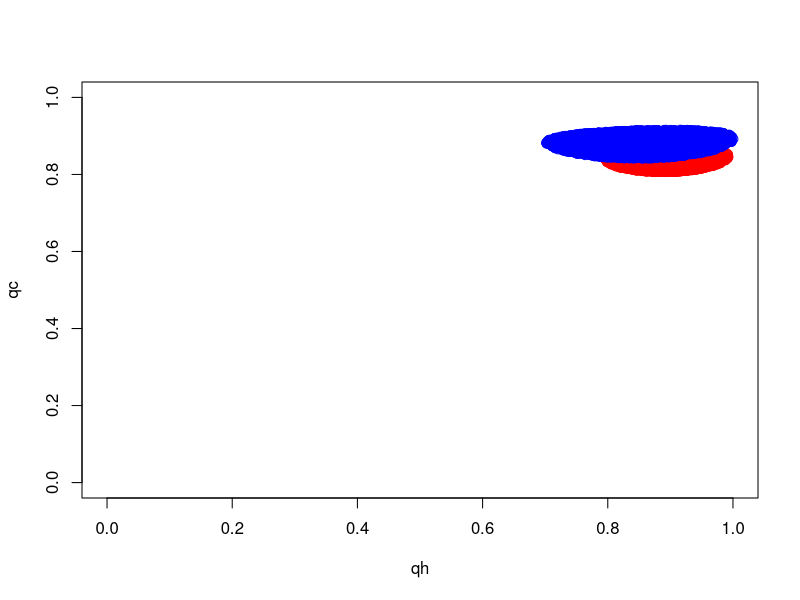
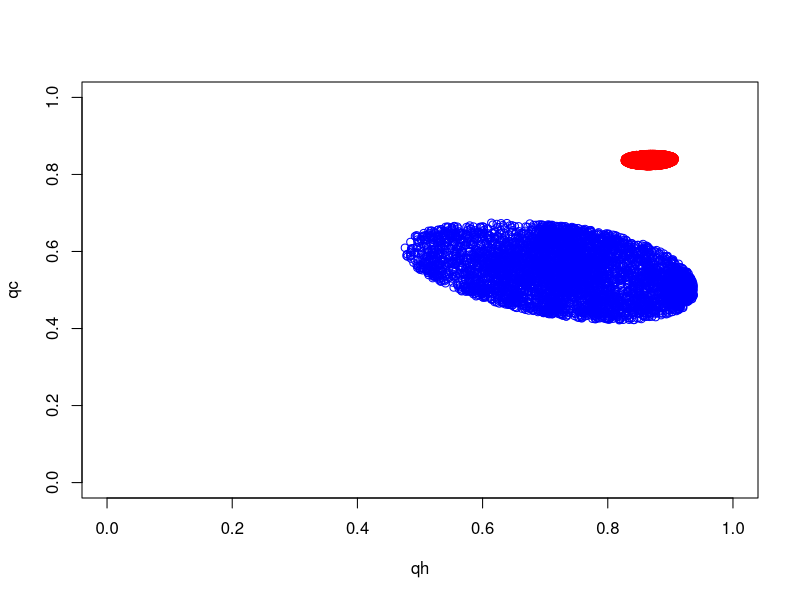

Write the R code that produced these figures, in order.
### Approximate Bayesian Computation for disearse outbreaks
### Shibi He, 10/2019


### Load the data:

A1 = matrix(c(66,87,25,22,4,13,14,15,9,4,0,4,4,9,1,0,0,4,3,1,0,0,0,1,1,0,0,0,0,0), nrow=6, ncol=5, byrow=TRUE)

A2 = matrix(c(44,62,47,38,9,10,13,8,11,5,0,9,2,7,3,0,0,3,5,1,0,0,0,1,0,0,0,0,0,1), nrow=6, ncol=5, byrow=TRUE)

B1 = matrix(c(9,12,18,9,4,1,6,6,4,3,0,2,3,4,0,0,0,1,3,2,0,0,0,0,0,0,0,0,0,0), nrow=6, ncol=5, byrow=TRUE)

B2 = matrix(c(15,12,4,11,17,4,0,21,4,0,0,5), nrow=4, ncol=3, byrow=TRUE)

# Compute the probability of infection
A1 = sweep(A1, 2, colSums(A1), "/")
A2 = sweep(A2, 2, colSums(A2), "/")
B1 = sweep(B1, 2, colSums(B1), "/")
B2 = sweep(B2, 2, colSums(B2), "/")


### ABC SMC Step 1: sample parameters from a prior distribution (population 1)

set.seed(610)


generate_abc_sample = function(observed_data,
                               prior_distribution,
                               data_generating_function,
                               distance,
                               epsilon) {
    while(TRUE) {
        theta = prior_distribution()
        y = data_generating_function(observed_data, theta[1], theta[2])
        if(distance(y, observed_data) < epsilon) {
            return(theta)
        }
    }
}


prior_distribution = function() runif(2)


# data generating function
data_generating_function = function(observed_data, qc, qh){
    Nrow = nrow(observed_data)
    Ncol = ncol(observed_data)
    w = matrix(rep(0, Nrow*Ncol), nrow = Nrow, ncol=Ncol)
    for (s in 1:Ncol){
        for (i in 1:Nrow){
            j = i-1
            if (j > s){
                w[i,s] = 0
            } else if (i == 1){
                w[i,s] = qc^s
            } else if (j < s) {
                w[i,s] = choose(s,j) * w[i,j] * (qc * qh^j)^(s-j)
            } else {
                w[i,s] = 1- (colSums(w)[s]-w[i,s])
            } 
        }
        
    }
    return(w)
}




distance = function(matrix, data){
    dist = sqrt(sum((matrix - data)^2))
    return(dist)
}



### ABC SMC Step 2: write function to generate intermediate distributions
# (population 2 to T-1)

generate_abc_sample2 = function(observed_data, 
                                population,
                                data_generating_function,
                                distance,
                                epsilon) {
    while(TRUE) {
        theta = population[, sample(ncol(population), 1, replace=TRUE)]
        theta[1] = rnorm(1, mean=theta[1], sd=0.01)  # add perturbation
        theta[2] = rnorm(1, mean=theta[2], sd=0.01)
        y = data_generating_function(observed_data, theta[1], theta[2])
        if(distance(y, observed_data) < epsilon) {
            return(theta)
        }
    }
}



### ABC SMC Step 3: generate the final population T

ABC_SMC_sample = function(observed_data){
    epsilon = seq(1, 0.32, -0.04)
    N = 5000
    for (i in 1: length(epsilon)){
        if (i == 1){
            posterior_samples = replicate(n=N, generate_abc_sample(
                observed_data, 
                prior_distribution, 
                data_generating_function, 
                distance, epsilon[i]))
            
        } else{
            posterior_samples = replicate(n=N, generate_abc_sample2(
                observed_data, 
                population = posterior_samples,
                data_generating_function, 
                distance, epsilon[i]))
        }
        
    }
    return(posterior_samples)
}



q_A1 =ABC_SMC_sample(A1)
q_A2 =ABC_SMC_sample(A2)
q_B1 =ABC_SMC_sample(B1)
q_B2 =ABC_SMC_sample(B2)



### Plot the distribution

plot(x = q_A1[2, ], y = q_A1[1, ], type = "p", col = "red", xlim = c(0,1), ylim = c(0,1), xlab = "qh", ylab = "qc")
points(x = q_A2[2, ], y = q_A2[1, ], type = "p", col = "blue", xlim = c(0,1), ylim = c(0,1))

plot(x = q_B1[2, ], y = q_B1[1, ], type = "p", col = "red", xlim = c(0,1), ylim = c(0,1), xlab = "qh", ylab = "qc")
points(x = q_B2[2, ], y = q_B2[1, ], type = "p", col = "blue", xlim = c(0,1), ylim = c(0,1))








